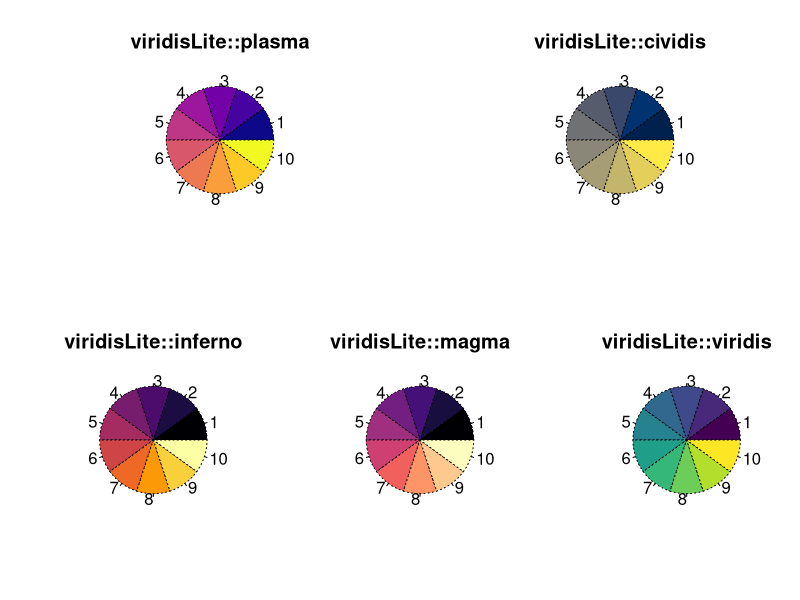

Generate this figure with R:
library(viridisLite)

dev.off()

split.screen(figs = c(2,1))
split.screen(figs = c(1,2), screen = 1)
split.screen(figs = c(1,3), screen = 2)

screen(3)
pie(rep(1,10), col = viridisLite::plasma(10), lty = 3,radius = 1,main = "viridisLite::plasma")
screen(4)
pie(rep(1,10), col = viridisLite::cividis(10), lty = 3,radius = 1,main = "viridisLite::cividis")
screen(5)
pie(rep(1,10), col = viridisLite::inferno(10), lty = 3,radius = 1,main = "viridisLite::inferno")
screen(6)
pie(rep(1,10), col = viridisLite::magma(10), lty = 3,radius = 1,main = "viridisLite::magma")
screen(7)
pie(rep(1,10), col = viridisLite::viridis(10), lty = 3,radius = 1,main = "viridisLite::viridis")
